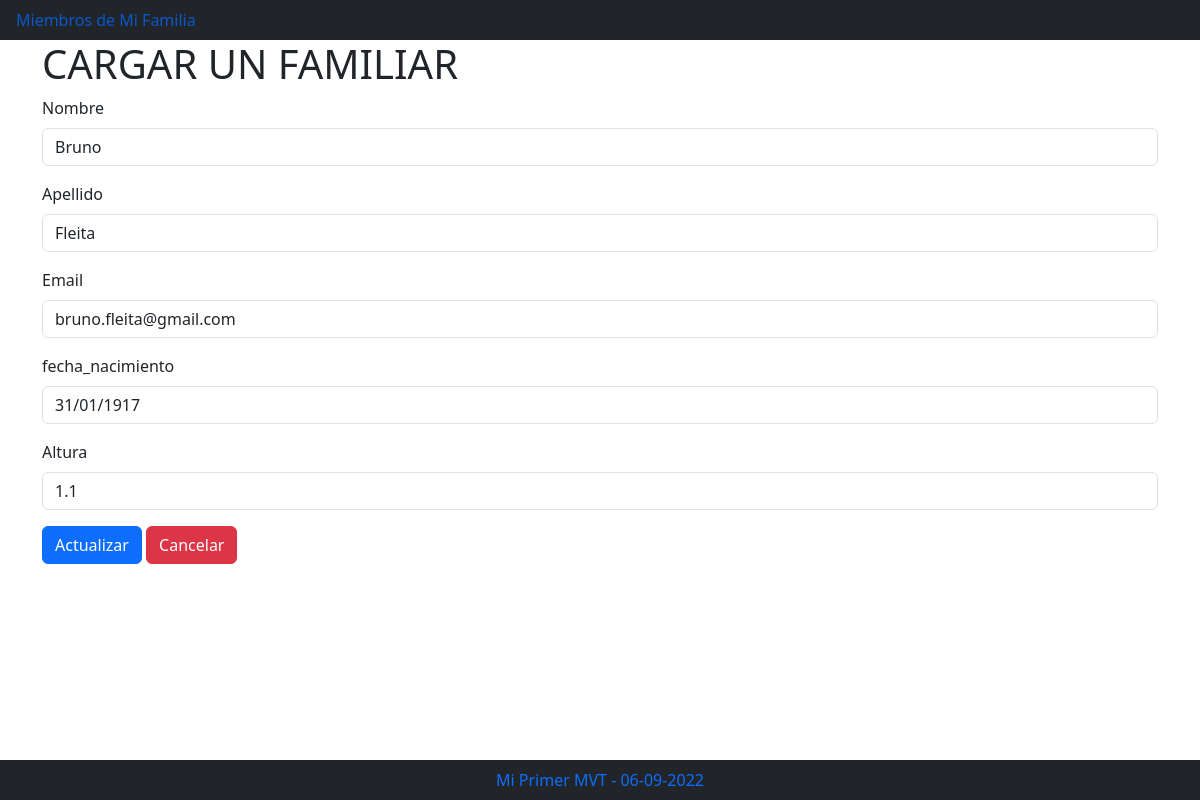
/actualizar/2, run on the app's committed database.
### familia/models.py (models this page shows)
class Persona(models.Model):
    nombre = models.CharField(max_length=100)
    apellido = models.CharField(max_length=100)
    email = models.CharField(max_length=100)
    fecha_nacimiento = models.DateField()
    altura = models.FloatField(default=0.0)

### familia/views.py (the view, shortened to what this page needs)
# urls.py: path('actualizar/', views.actualizar, name="actualizar_action"),
def actualizar(request, identificador=''):
    if request.method == "GET":
        persona = get_object_or_404(Persona, pk=int(identificador))
        initial = {
            "id": persona.id,
            "nombre": persona.nombre,
            "apellido": persona.apellido,
            "email": persona.email,
            "fecha_nacimiento": persona.fecha_nacimiento.strftime("%d/%m/%Y"),
            "altura": persona.altura,
        }
        form_actualizar = ActualizarPersonaForm(initial=initial)
        return render(request, 'familia/form_carga.html', {'form': form_actualizar, 'actualizar': True})

### familia/forms.py
class ActualizarPersonaForm(PersonaForm):
    id = forms.IntegerField(widget = forms.HiddenInput())

### familia/templates/familia/form_carga.html (shortened to what this page needs)
{% extends "familia/index.html" %}
{% load bootstrap5 %}
{% block cuerpo %}
<div class="container">
   <div class="row">
     <div class="col">
      <h1>CARGAR UN FAMILIAR</h1>
     </div>
     </div>
     <div class="row">
     <div class="col">
      {% if actualizar %}
          <form action="{% url  'actualizar_action' %}" method="post">
      {% else %}
          <form action="{% url  'agregar'%}" method="post">
      {% endif %}
      {% bootstrap_form form %}
      {% if actualizar %}
        {% bootstrap_button "Actualizar" button_type="submit" button_class="btn-primary" %}
      {% else %}
        {% bootstrap_button "Agregrar" button_type="submit" button_class="btn-primary" %}
      {% endif %}
      <a href="{{ view.get_success_url }}" class="btn btn-danger">Cancelar</a>
      </form>
     </div>
   </div>
 </div>
{% endblock %}

### data on the page
Persona: nombre "Bruno", apellido "Fleita", email "bruno.fleita@gmail.com", fecha_nacimiento "31/01/1917", altura "1.1"
